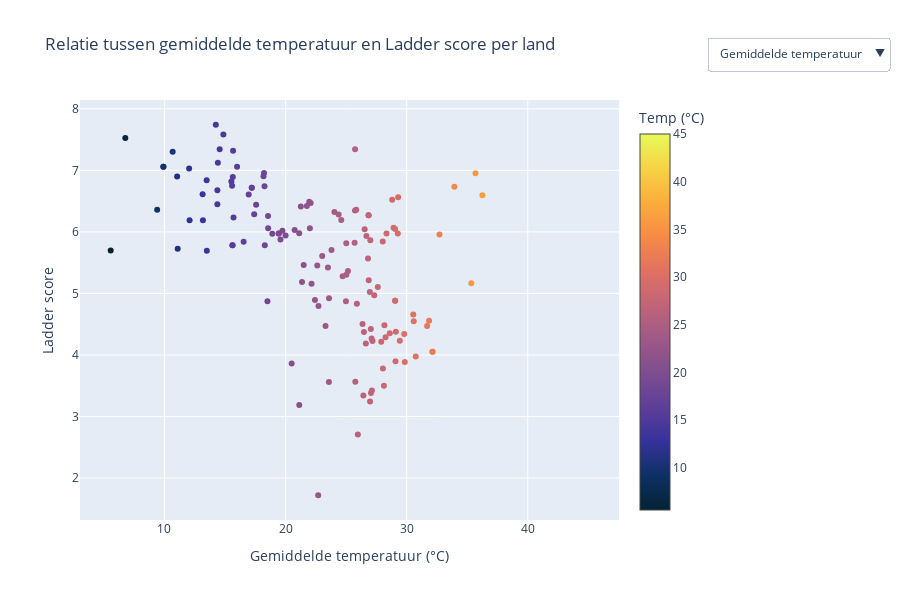

Notebook cell for this chart:
### Code cell
trace_temp = go.Scatter(
    x=df123["temperature_celsius"],
    y=df123["Ladder score"],
    mode="markers",
    marker=dict(
        color=df123["temperature_celsius"],
        colorscale="thermal",
        showscale=True,
        colorbar=dict(title="Temp (°C)")
    ),
    text=df123["country"],
    name="Gemiddelde temperatuur"
)

trace_feels_like = go.Scatter(
    x=df123["feels_like_celsius"],
    y=df123["Ladder score"],
    mode="markers",
    marker=dict(
        color=df123["feels_like_celsius"],
        colorscale="thermal",
        showscale=True,
        colorbar=dict(title="Voelt als (°C)")
    ),
    text=df123["country"],
    name="Gemiddelde gevoelstemperatuur",
    visible=False 
)

figtempsscatter = go.Figure(data=[trace_temp, trace_feels_like])
figtempsscatter.update_layout(
    updatemenus=[
        dict(
            type="dropdown",
            direction="down",
            showactive=True,
            buttons=list([
                dict(label="Gemiddelde temperatuur",
                     method="update",
                     args=[{"visible": [True, False]},
                           {"title": "Relatie tussen gemiddelde temperatuur en Ladder score per land",
                            "xaxis": {"title": "Gemiddelde temperatuur (°C)", "range" : [0,40]},
                            "yaxis": {"title": "Ladder score"}}]),

                dict(label="Gevoelstemperatuur",
                     method="update",
                     args=[{"visible": [False, True]},
                           {"title": "Relatie tussen gemiddelde gevoelstemperatuur en Ladder score per land",
                            "xaxis": {"title": "Gemiddelde gevoelstemperatuur (°C)", "range" : [0,40]},
                            "yaxis": {"title": "Ladder score"}}])
            ]),
            x=1.5,
            xanchor="right",
            y=1.15,
            yanchor="top"
        )
    ],
    width=900,
    height=600,
    title="Relatie tussen gemiddelde temperatuur en Ladder score per land",
    xaxis_title="Gemiddelde temperatuur (°C)",
    yaxis_title="Ladder score"
)

figtempsscatter.show()

### Figure 1 — Plotly figure (JSON) as saved in the notebook; plotly's stock layout.template omitted (floating-point values rounded to 4 significant figures; data arrays with more than 128 entries replaced by an {"elided": "..."} marker saying what was removed)
{"data": [{"marker": {"color": {"elided": "217 float values"}, "colorbar": {"title": {"text": "Temp (°C)"}}, "colorscale": [[0.0, "rgb(3, 35, 51)"], [0.09091, "rgb(13, 48, 100)"], [0.1818, "rgb(53, 50, 155)"], [0.2727, "rgb(93, 62, 153)"], [0.3636, "rgb(126, 77, 143)"], [0.4545, "rgb(158, 89, 135)"], [0.5455, "rgb(193, 100, 121)"], [0.6364, "rgb(225, 113, 97)"], [0.7273, "rgb(246, 139, 69)"], [0.8182, "rgb(251, 173, 60)"], [0.9091, "rgb(246, 211, 70)"], [1.0, "rgb(231, 250, 90)"]], "showscale": true}, "mode": "markers", "name": "Gemiddelde temperatuur", "text": {"elided": "217 str values"}, "type": "scatter", "x": {"elided": "217 float values"}, "y": {"elided": "217 float values"}}, {"marker": {"color": {"elided": "217 float values"}, "colorbar": {"title": {"text": "Voelt als (°C)"}}, "colorscale": [[0.0, "rgb(3, 35, 51)"], [0.09091, "rgb(13, 48, 100)"], [0.1818, "rgb(53, 50, 155)"], [0.2727, "rgb(93, 62, 153)"], [0.3636, "rgb(126, 77, 143)"], [0.4545, "rgb(158, 89, 135)"], [0.5455, "rgb(193, 100, 121)"], [0.6364, "rgb(225, 113, 97)"], [0.7273, "rgb(246, 139, 69)"], [0.8182, "rgb(251, 173, 60)"], [0.9091, "rgb(246, 211, 70)"], [1.0, "rgb(231, 250, 90)"]], "showscale": true}, "mode": "markers", "name": "Gemiddelde gevoelstemperatuur", "text": {"elided": "217 str values"}, "type": "scatter", "visible": false, "x": {"elided": "217 float values"}, "y": {"elided": "217 float values"}}], "layout": {"height": 600, "title": {"text": "Relatie tussen gemiddelde temperatuur en Ladder score per land"}, "updatemenus": [{"buttons": [{"args": [{"visible": [true, false]}, {"title": "Relatie tussen gemiddelde temperatuur en Ladder score per land", "xaxis": {"range": [0, 40], "title": "Gemiddelde temperatuur (°C)"}, "yaxis": {"title": "Ladder score"}}], "label": "Gemiddelde temperatuur", "method": "update"}, {"args": [{"visible": [false, true]}, {"title": "Relatie tussen gemiddelde gevoelstemperatuur en Ladder score per land", "xaxis": {"range": [0, 40], "title": "Gemiddelde gevoelstemperatuur (°C)"}, "yaxis": {"title": "Ladder score"}}], "label": "Gevoelstemperatuur", "method": "update"}], "direction": "down", "showactive": true, "type": "dropdown", "x": 1.5, "xanchor": "right", "y": 1.15, "yanchor": "top"}], "width": 900, "xaxis": {"title": {"text": "Gemiddelde temperatuur (°C)"}}, "yaxis": {"title": {"text": "Ladder score"}}}}
